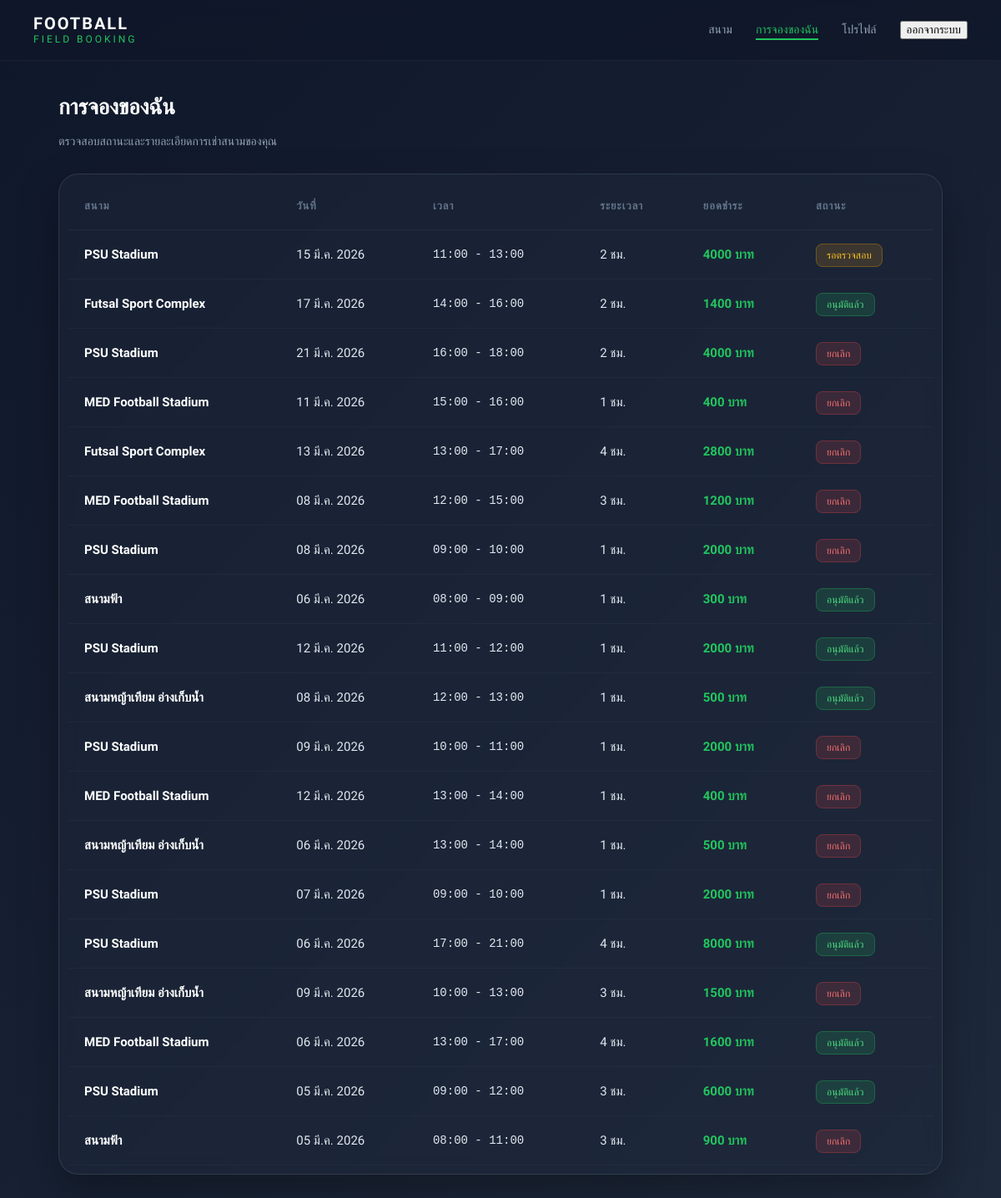
The app's page /my-booking/ (signed in) with its own data.
### booking/models.py (models this page shows, shortened)
class Booking(models.Model):
    STATUS_CHOICES = (
        ('pending', 'Pending'),
        ('approved', 'Approved'),
        ('rejected', 'Rejected'),
        ('cancelled', 'Cancelled'),
    )
    user = models.ForeignKey(User, on_delete=models.CASCADE)
    field = models.ForeignKey(Field, on_delete=models.CASCADE)
    date = models.DateField()
    start_time = models.TimeField()
    end_time = models.TimeField()
    hours = models.IntegerField()
    total_price = models.IntegerField()
    status = models.CharField(
        max_length=10,
        choices=STATUS_CHOICES,
        default='pending'
    )
    slip = models.ImageField(upload_to="slips/", null=True, blank=True)
    created_at = models.DateTimeField(auto_now_add=True)
    class Meta:
        ordering = ['-created_at']

class Field(models.Model):
    name = models.CharField(max_length=100)
    field_type = models.CharField(max_length=20, choices=FIELD_TYPE)
    price = models.IntegerField()
    image = models.ImageField(upload_to='fields/', null=True, blank=True)
    open_time = models.TimeField()
    close_time = models.TimeField()

### booking/views.py (the view)
# urls.py: path('my-booking/', views.my_booking, name='my_booking'),
def my_booking(request):
    bookings = Booking.objects.filter(user=request.user).order_by('-id')
    return render(request, 'booking/my-booking.html', {
        'bookings': bookings
    })

### booking/templates/booking/my-booking.html (shortened to what this page needs)
{% load static %}
<!DOCTYPE html>
<html lang="th">
<head>
    <link rel="stylesheet" href="{% static 'booking/css/my-booking.css' %}">
</head>
<body>
    <nav class="navbar">
        <div class="logo">
            <span class="logo-main">FOOTBALL</span>
            <span class="logo-sub">FIELD BOOKING</span>
        </div>
        <ul class="nav-menu">
            <li><a href="{% url 'home' %}">สนาม</a></li>
            <li><a href="{% url 'my_booking' %}" class="active">การจองของฉัน</a></li>
            <li><a href="{% url 'profile' %}">โปรไฟล์</a></li>
            <li>
                <form action="{% url 'logout' %}" method="post" style="display:inline;">
                    <button type="submit" class="logout-btn">ออกจากระบบ</button>
                </form>
            </li>
        </ul>
    </nav>
    <div class="container">
        <header class="page-header">
            <h1>การจองของฉัน</h1>
            <p class="subtitle">ตรวจสอบสถานะและรายละเอียดการเช่าสนามของคุณ</p>
        </header>
        <div class="table-card">
            <div class="table-wrapper">
                <table>
                    <thead>
                        <tr>
                            <th>สนาม</th>
                            <th>วันที่</th>
                            <th>เวลา</th>
                            <th>ระยะเวลา</th>
                            <th>ยอดชำระ</th>
                            <th>สถานะ</th>
                        </tr>
                    </thead>
                    <tbody>
                        {% if bookings %}
                            {% for booking in bookings %}
                            <tr>
                                <td class="field-info">
                                    <span class="name">{{ booking.field.name }}</span>
                                </td>
                                <td>{{ booking.date|date:"d M Y" }}</td>
                                <td class="time-slot">{{ booking.start_time|time:"H:i" }} - {{ booking.end_time|time:"H:i" }}</td>
                                <td>{{ booking.hours }} ชม.</td>
                                <td class="total-price">{{ booking.total_price }} บาท</td>
                                <td>
                                    {% if booking.status == "pending" %}
                                        <span class="status-badge pending">รอตรวจสอบ</span>
                                    {% elif booking.status == "approved" %}
                                        <span class="status-badge approved">อนุมัติแล้ว</span>
                                    {% else %}
                                        <span class="status-badge rejected">ยกเลิก</span>
                                    {% endif %}
                                </td>
                            </tr>
                            {% endfor %}
                        {% endif %}
                    </tbody>
                </table>
            </div>
        </div>
    </div>
</body>
</html>

### booking/static/booking/css/my-booking.css (style rules this page uses)
* { box-sizing: border-box; font-family: 'Prompt', sans-serif; transition: all 0.3s cubic-bezier(0.4, 0, 0.2, 1); }
body { margin: 0; min-height: 100vh; background: linear-gradient(135deg, #0f172a, #1e293b); color: #fff; overflow-x: hidden; }
.navbar { position: sticky; top: 0; z-index: 1000; padding: 18px 40px; display: flex; justify-content: space-between; align-items: center; background: rgba(15, 23, 42, 0.8); backdrop-filter: blur(12px); border-bottom: 1px solid rgba(255, 255, 255, 0.05); }
.logo { line-height: 1; }
.logo-main { display: block; font-size: 20px; font-weight: 700; letter-spacing: 2px; }
.logo-sub { font-size: 12px; font-weight: 500; color: #22c55e; letter-spacing: 3px; }
.nav-menu { list-style: none; display: flex; gap: 28px; margin: 0; padding: 0; }
.nav-menu a { color: #94a3b8; text-decoration: none; font-size: 14px; font-weight: 500; position: relative; padding: 5px 0; }
.nav-menu a:hover, .nav-menu a.active { color: #22c55e; }
.nav-menu a::after { content: ''; position: absolute; bottom: 0; left: 0; width: 0; height: 2px; background: #22c55e; transition: 0.3s; }
.nav-menu a:hover::after, .nav-menu a.active::after { width: 100%; }
.container { max-width: 1100px; margin: 40px auto; padding: 0 20px; }
.page-header { margin-bottom: 30px; }
.page-header h1 { font-size: 26px; font-weight: 700; }
.subtitle { color: #94a3b8; font-size: 14px; }
.table-card { background: rgba(30, 41, 59, 0.5); backdrop-filter: blur(10px); border: 1px solid rgba(255, 255, 255, 0.1); border-radius: 24px; padding: 10px; box-shadow: 0 20px 50px rgba(0, 0, 0, 0.3); }
.table-wrapper { overflow-x: auto; }
table { width: 100%; border-collapse: collapse; min-width: 800px; }
th { text-align: left; padding: 20px; font-size: 13px; font-weight: 600; color: #64748b; text-transform: uppercase; letter-spacing: 1px; border-bottom: 1px solid rgba(255, 255, 255, 0.05); }
td { padding: 20px; font-size: 15px; color: #e2e8f0; border-bottom: 1px solid rgba(255, 255, 255, 0.03); }
.field-info .name { font-weight: 600; color: #fff; display: block; }
.time-slot { font-family: monospace; font-size: 14px; }
.total-price { font-weight: 600; color: #22c55e; }
.status-badge { padding: 6px 12px; border-radius: 8px; font-size: 12px; font-weight: 500; }
.status-badge.pending { background: rgba(245, 158, 11, 0.15); color: #fbbf24; border: 1px solid rgba(245, 158, 11, 0.3); }
.status-badge.approved { background: rgba(34, 197, 94, 0.15); color: #4ade80; border: 1px solid rgba(34, 197, 94, 0.3); }
.status-badge.rejected { background: rgba(239, 68, 68, 0.15); color: #f87171; border: 1px solid rgba(239, 68, 68, 0.3); }

### records on screen
Booking: field.name "PSU Stadium", date "15 มี.ค. 2026", start_time "11:00", end_time "13:00", hours "2", total_price "4000", status "รอตรวจสอบ"
Booking: field.name "Futsal Sport Complex", date "17 มี.ค. 2026", start_time "14:00", end_time "16:00", hours "2", total_price "1400", status "อนุมัติแล้ว"
Booking: field.name "PSU Stadium", date "21 มี.ค. 2026", start_time "16:00", end_time "18:00", hours "2", total_price "4000", status "ยกเลิก"
Booking: field.name "MED Football Stadium", date "11 มี.ค. 2026", start_time "15:00", end_time "16:00", hours "1", total_price "400", status "ยกเลิก"
Booking: field.name "Futsal Sport Complex", date "13 มี.ค. 2026", start_time "13:00", end_time "17:00", hours "4", total_price "2800", status "ยกเลิก"
Booking: field.name "MED Football Stadium", date "08 มี.ค. 2026", start_time "12:00", end_time "15:00", hours "3", total_price "1200", status "ยกเลิก"
Booking: field.name "PSU Stadium", date "08 มี.ค. 2026", start_time "09:00", end_time "10:00", hours "1", total_price "2000", status "ยกเลิก"
Booking: field.name "สนามฟ้า", date "06 มี.ค. 2026", start_time "08:00", end_time "09:00", hours "1", total_price "300", status "อนุมัติแล้ว"
Booking: field.name "PSU Stadium", date "12 มี.ค. 2026", start_time "11:00", end_time "12:00", hours "1", total_price "2000", status "อนุมัติแล้ว"
Booking: field.name "สนามหญ้าเทียม อ่างเก็บน้ำ", date "08 มี.ค. 2026", start_time "12:00", end_time "13:00", hours "1", total_price "500", status "อนุมัติแล้ว"
Booking: field.name "PSU Stadium", date "09 มี.ค. 2026", start_time "10:00", end_time "11:00", hours "1", total_price "2000", status "ยกเลิก"
Booking: field.name "MED Football Stadium", date "12 มี.ค. 2026", start_time "13:00", end_time "14:00", hours "1", total_price "400", status "ยกเลิก"
Booking: field.name "สนามหญ้าเทียม อ่างเก็บน้ำ", date "06 มี.ค. 2026", start_time "13:00", end_time "14:00", hours "1", total_price "500", status "ยกเลิก"
Booking: field.name "PSU Stadium", date "07 มี.ค. 2026", start_time "09:00", end_time "10:00", hours "1", total_price "2000", status "ยกเลิก"
Booking: field.name "PSU Stadium", date "06 มี.ค. 2026", start_time "17:00", end_time "21:00", hours "4", total_price "8000", status "อนุมัติแล้ว"
Booking: field.name "สนามหญ้าเทียม อ่างเก็บน้ำ", date "09 มี.ค. 2026", start_time "10:00", end_time "13:00", hours "3", total_price "1500", status "ยกเลิก"
Booking: field.name "MED Football Stadium", date "06 มี.ค. 2026", start_time "13:00", end_time "17:00", hours "4", total_price "1600", status "อนุมัติแล้ว"
Booking: field.name "PSU Stadium", date "05 มี.ค. 2026", start_time "09:00", end_time "12:00", hours "3", total_price "6000", status "อนุมัติแล้ว"
Booking: field.name "สนามฟ้า", date "05 มี.ค. 2026", start_time "08:00", end_time "11:00", hours "3", total_price "900", status "ยกเลิก"
